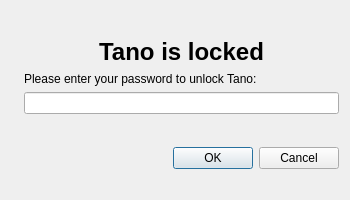
<?xml version="1.0" encoding="UTF-8"?>
<ui version="4.0">
 <class>Locker</class>
 <widget class="QDialog" name="Locker">
  <property name="geometry">
   <rect>
    <x>0</x>
    <y>0</y>
    <width>350</width>
    <height>200</height>
   </rect>
  </property>
  <property name="sizePolicy">
   <sizepolicy hsizetype="Fixed" vsizetype="Fixed">
    <horstretch>0</horstretch>
    <verstretch>0</verstretch>
   </sizepolicy>
  </property>
  <property name="minimumSize">
   <size>
    <width>350</width>
    <height>200</height>
   </size>
  </property>
  <property name="maximumSize">
   <size>
    <width>350</width>
    <height>200</height>
   </size>
  </property>
  <property name="windowTitle">
   <string>Unlock Tano</string>
  </property>
  <property name="windowIcon">
   <iconset resource="images.qrc">
    <normaloff>:/icons/images/unlock.png</normaloff>:/icons/images/unlock.png</iconset>
  </property>
  <layout class="QHBoxLayout" name="horizontalLayout">
   <item>
    <layout class="QVBoxLayout" name="verticalLayout_2">
     <item>
      <widget class="QLabel" name="labelLock">
       <property name="pixmap">
        <pixmap resource="images.qrc">:/icons/images/lock.png</pixmap>
       </property>
      </widget>
     </item>
    </layout>
   </item>
   <item>
    <layout class="QVBoxLayout" name="verticalLayout">
     <item>
      <spacer name="verticalSpacer_2">
       <property name="orientation">
        <enum>Qt::Vertical</enum>
       </property>
       <property name="sizeHint" stdset="0">
        <size>
         <width>20</width>
         <height>40</height>
        </size>
       </property>
      </spacer>
     </item>
     <item>
      <widget class="QLabel" name="labelTitle">
       <property name="text">
        <string>&lt;center&gt;&lt;h1&gt;Tano is locked&lt;/h1&gt;&lt;/center&gt;</string>
       </property>
      </widget>
     </item>
     <item>
      <widget class="QLabel" name="labelDecription">
       <property name="text">
        <string>Please enter your password to unlock Tano:</string>
       </property>
       <property name="wordWrap">
        <bool>true</bool>
       </property>
      </widget>
     </item>
     <item>
      <widget class="QLineEdit" name="editPassword">
       <property name="echoMode">
        <enum>QLineEdit::Password</enum>
       </property>
      </widget>
     </item>
     <item>
      <spacer name="verticalSpacer">
       <property name="orientation">
        <enum>Qt::Vertical</enum>
       </property>
       <property name="sizeHint" stdset="0">
        <size>
         <width>20</width>
         <height>40</height>
        </size>
       </property>
      </spacer>
     </item>
     <item>
      <widget class="QDialogButtonBox" name="buttonBox">
       <property name="standardButtons">
        <set>QDialogButtonBox::Cancel|QDialogButtonBox::Ok</set>
       </property>
      </widget>
     </item>
     <item>
      <widget class="QLabel" name="labelWarning">
       <property name="text">
        <string/>
       </property>
       <property name="wordWrap">
        <bool>true</bool>
       </property>
      </widget>
     </item>
    </layout>
   </item>
  </layout>
 </widget>
 <layoutdefault spacing="6" margin="11"/>
 <resources>
  <include location="images.qrc"/>
 </resources>
 <connections/>
</ui>
